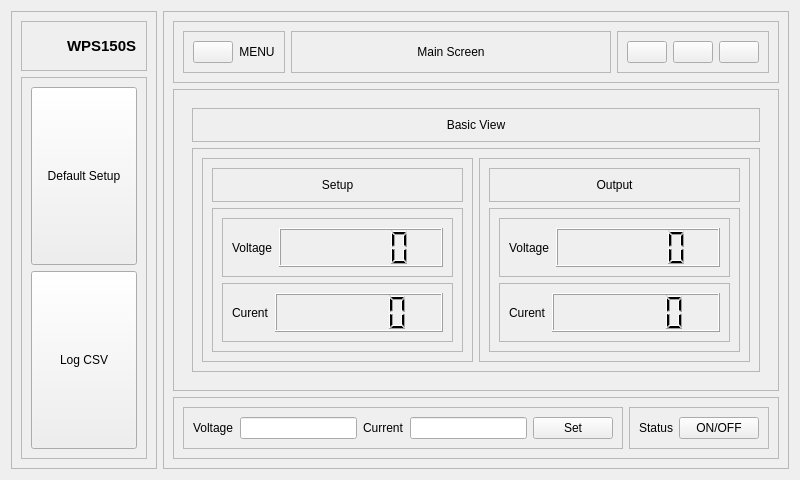
<?xml version="1.0" encoding="UTF-8"?>
<ui version="4.0">
 <class>MainApp</class>
 <widget class="QWidget" name="MainApp">
  <property name="geometry">
   <rect>
    <x>0</x>
    <y>0</y>
    <width>800</width>
    <height>480</height>
   </rect>
  </property>
  <property name="windowTitle">
   <string>Form</string>
  </property>
  <layout class="QHBoxLayout" name="horizontalLayout">
   <item>
    <widget class="QFrame" name="leftPanel">
     <property name="frameShape">
      <enum>QFrame::Shape::StyledPanel</enum>
     </property>
     <property name="frameShadow">
      <enum>QFrame::Shadow::Raised</enum>
     </property>
     <layout class="QVBoxLayout" name="verticalLayout">
      <item>
       <widget class="QFrame" name="appLogo">
        <property name="frameShape">
         <enum>QFrame::Shape::StyledPanel</enum>
        </property>
        <property name="frameShadow">
         <enum>QFrame::Shadow::Raised</enum>
        </property>
        <layout class="QHBoxLayout" name="horizontalLayout_2">
         <item>
          <widget class="QLabel" name="logo">
           <property name="minimumSize">
            <size>
             <width>30</width>
             <height>30</height>
            </size>
           </property>
           <property name="maximumSize">
            <size>
             <width>30</width>
             <height>30</height>
            </size>
           </property>
           <property name="text">
            <string/>
           </property>
           <property name="pixmap">
            <pixmap resource="resources.qrc">:/icons/solar-linear-icons/magic-stick-3.svg</pixmap>
           </property>
           <property name="scaledContents">
            <bool>true</bool>
           </property>
          </widget>
         </item>
         <item>
          <widget class="QLabel" name="appName">
           <property name="font">
            <font>
             <pointsize>11</pointsize>
             <bold>true</bold>
            </font>
           </property>
           <property name="text">
            <string>WPS150S</string>
           </property>
          </widget>
         </item>
        </layout>
       </widget>
      </item>
      <item>
       <widget class="QFrame" name="setUpPanel">
        <property name="sizePolicy">
         <sizepolicy hsizetype="Preferred" vsizetype="Expanding">
          <horstretch>0</horstretch>
          <verstretch>0</verstretch>
         </sizepolicy>
        </property>
        <property name="frameShape">
         <enum>QFrame::Shape::StyledPanel</enum>
        </property>
        <property name="frameShadow">
         <enum>QFrame::Shadow::Raised</enum>
        </property>
        <layout class="QVBoxLayout" name="verticalLayout_2">
         <item>
          <widget class="QPushButton" name="defaultSetup">
           <property name="sizePolicy">
            <sizepolicy hsizetype="Minimum" vsizetype="Expanding">
             <horstretch>0</horstretch>
             <verstretch>0</verstretch>
            </sizepolicy>
           </property>
           <property name="text">
            <string>Default Setup</string>
           </property>
           <property name="icon">
            <iconset resource="resources.qrc">
             <normaloff>:/icons/solar-linear-icons/restart.svg</normaloff>:/icons/solar-linear-icons/restart.svg</iconset>
           </property>
           <property name="iconSize">
            <size>
             <width>30</width>
             <height>30</height>
            </size>
           </property>
          </widget>
         </item>
         <item>
          <widget class="QPushButton" name="logCSV">
           <property name="sizePolicy">
            <sizepolicy hsizetype="Minimum" vsizetype="Expanding">
             <horstretch>0</horstretch>
             <verstretch>0</verstretch>
            </sizepolicy>
           </property>
           <property name="text">
            <string>Log CSV</string>
           </property>
           <property name="icon">
            <iconset resource="resources.qrc">
             <normaloff>:/icons/solar-linear-icons/folder-with-files.svg</normaloff>:/icons/solar-linear-icons/folder-with-files.svg</iconset>
           </property>
           <property name="iconSize">
            <size>
             <width>30</width>
             <height>30</height>
            </size>
           </property>
          </widget>
         </item>
        </layout>
       </widget>
      </item>
     </layout>
    </widget>
   </item>
   <item>
    <widget class="QFrame" name="rightPanel">
     <property name="frameShape">
      <enum>QFrame::Shape::StyledPanel</enum>
     </property>
     <property name="frameShadow">
      <enum>QFrame::Shadow::Raised</enum>
     </property>
     <layout class="QVBoxLayout" name="verticalLayout_3">
      <item>
       <widget class="QFrame" name="optionPanel">
        <property name="frameShape">
         <enum>QFrame::Shape::StyledPanel</enum>
        </property>
        <property name="frameShadow">
         <enum>QFrame::Shadow::Raised</enum>
        </property>
        <layout class="QHBoxLayout" name="horizontalLayout_3">
         <item>
          <widget class="QFrame" name="menuPanel">
           <property name="sizePolicy">
            <sizepolicy hsizetype="Minimum" vsizetype="Minimum">
             <horstretch>0</horstretch>
             <verstretch>0</verstretch>
            </sizepolicy>
           </property>
           <property name="frameShape">
            <enum>QFrame::Shape::StyledPanel</enum>
           </property>
           <property name="frameShadow">
            <enum>QFrame::Shadow::Raised</enum>
           </property>
           <layout class="QHBoxLayout" name="horizontalLayout_13">
            <item alignment="Qt::AlignmentFlag::AlignLeft">
             <widget class="QPushButton" name="menuButton">
              <property name="text">
               <string/>
              </property>
              <property name="icon">
               <iconset resource="resources.qrc">
                <normaloff>:/icons/solar-linear-icons/menu-dots-circle.svg</normaloff>:/icons/solar-linear-icons/menu-dots-circle.svg</iconset>
              </property>
             </widget>
            </item>
            <item>
             <widget class="QLabel" name="menuLabel">
              <property name="text">
               <string>MENU</string>
              </property>
              <property name="alignment">
               <set>Qt::AlignmentFlag::AlignCenter</set>
              </property>
             </widget>
            </item>
           </layout>
          </widget>
         </item>
         <item>
          <widget class="QFrame" name="mainScreen">
           <property name="sizePolicy">
            <sizepolicy hsizetype="Expanding" vsizetype="Preferred">
             <horstretch>0</horstretch>
             <verstretch>0</verstretch>
            </sizepolicy>
           </property>
           <property name="frameShape">
            <enum>QFrame::Shape::StyledPanel</enum>
           </property>
           <property name="frameShadow">
            <enum>QFrame::Shadow::Raised</enum>
           </property>
           <layout class="QVBoxLayout" name="verticalLayout_15">
            <item>
             <widget class="QLabel" name="display">
              <property name="text">
               <string>Main Screen</string>
              </property>
              <property name="alignment">
               <set>Qt::AlignmentFlag::AlignCenter</set>
              </property>
             </widget>
            </item>
           </layout>
          </widget>
         </item>
         <item>
          <widget class="QFrame" name="appInterface">
           <property name="frameShape">
            <enum>QFrame::Shape::StyledPanel</enum>
           </property>
           <property name="frameShadow">
            <enum>QFrame::Shadow::Raised</enum>
           </property>
           <layout class="QHBoxLayout" name="horizontalLayout_12">
            <item>
             <widget class="QPushButton" name="minimize">
              <property name="text">
               <string/>
              </property>
              <property name="icon">
               <iconset resource="resources.qrc">
                <normaloff>:/icons/solar-linear-icons/minus-circle.svg</normaloff>:/icons/solar-linear-icons/minus-circle.svg</iconset>
              </property>
             </widget>
            </item>
            <item>
             <widget class="QPushButton" name="maximize">
              <property name="text">
               <string/>
              </property>
              <property name="icon">
               <iconset resource="resources.qrc">
                <normaloff>:/icons/solar-linear-icons/circle-top-up.svg</normaloff>:/icons/solar-linear-icons/circle-top-up.svg</iconset>
              </property>
             </widget>
            </item>
            <item>
             <widget class="QPushButton" name="quit">
              <property name="text">
               <string/>
              </property>
              <property name="icon">
               <iconset resource="resources.qrc">
                <normaloff>:/icons/solar-linear-icons/exit.svg</normaloff>:/icons/solar-linear-icons/exit.svg</iconset>
              </property>
             </widget>
            </item>
           </layout>
          </widget>
         </item>
        </layout>
       </widget>
      </item>
      <item>
       <widget class="QFrame" name="mainFrame">
        <property name="frameShape">
         <enum>QFrame::Shape::StyledPanel</enum>
        </property>
        <property name="frameShadow">
         <enum>QFrame::Shadow::Raised</enum>
        </property>
        <layout class="QVBoxLayout" name="verticalLayout_4">
         <item>
          <widget class="QStackedWidget" name="stackedWidget">
           <property name="currentIndex">
            <number>0</number>
           </property>
           <widget class="QWidget" name="basicView">
            <layout class="QVBoxLayout" name="verticalLayout_5">
             <item alignment="Qt::AlignmentFlag::AlignTop">
              <widget class="QFrame" name="header">
               <property name="frameShape">
                <enum>QFrame::Shape::StyledPanel</enum>
               </property>
               <property name="frameShadow">
                <enum>QFrame::Shadow::Raised</enum>
               </property>
               <layout class="QVBoxLayout" name="verticalLayout_6">
                <item alignment="Qt::AlignmentFlag::AlignTop">
                 <widget class="QLabel" name="basicViewLabel">
                  <property name="text">
                   <string>Basic View</string>
                  </property>
                  <property name="alignment">
                   <set>Qt::AlignmentFlag::AlignCenter</set>
                  </property>
                 </widget>
                </item>
               </layout>
              </widget>
             </item>
             <item>
              <widget class="QFrame" name="displayInfor">
               <property name="sizePolicy">
                <sizepolicy hsizetype="Preferred" vsizetype="Expanding">
                 <horstretch>0</horstretch>
                 <verstretch>0</verstretch>
                </sizepolicy>
               </property>
               <property name="frameShape">
                <enum>QFrame::Shape::StyledPanel</enum>
               </property>
               <property name="frameShadow">
                <enum>QFrame::Shadow::Raised</enum>
               </property>
               <layout class="QHBoxLayout" name="horizontalLayout_6">
                <item>
                 <widget class="QFrame" name="setupInfor">
                  <property name="frameShape">
                   <enum>QFrame::Shape::StyledPanel</enum>
                  </property>
                  <property name="frameShadow">
                   <enum>QFrame::Shadow::Raised</enum>
                  </property>
                  <layout class="QVBoxLayout" name="verticalLayout_9">
                   <item>
                    <widget class="QFrame" name="frame_16">
                     <property name="frameShape">
                      <enum>QFrame::Shape::StyledPanel</enum>
                     </property>
                     <property name="frameShadow">
                      <enum>QFrame::Shadow::Raised</enum>
                     </property>
                     <layout class="QVBoxLayout" name="verticalLayout_11">
                      <item alignment="Qt::AlignmentFlag::AlignTop">
                       <widget class="QLabel" name="label_7">
                        <property name="text">
                         <string>Setup</string>
                        </property>
                        <property name="alignment">
                         <set>Qt::AlignmentFlag::AlignCenter</set>
                        </property>
                       </widget>
                      </item>
                     </layout>
                    </widget>
                   </item>
                   <item>
                    <widget class="QFrame" name="frame_17">
                     <property name="sizePolicy">
                      <sizepolicy hsizetype="Preferred" vsizetype="Expanding">
                       <horstretch>0</horstretch>
                       <verstretch>0</verstretch>
                      </sizepolicy>
                     </property>
                     <property name="frameShape">
                      <enum>QFrame::Shape::StyledPanel</enum>
                     </property>
                     <property name="frameShadow">
                      <enum>QFrame::Shadow::Raised</enum>
                     </property>
                     <layout class="QVBoxLayout" name="verticalLayout_13">
                      <item>
                       <widget class="QFrame" name="frame_20">
                        <property name="frameShape">
                         <enum>QFrame::Shape::StyledPanel</enum>
                        </property>
                        <property name="frameShadow">
                         <enum>QFrame::Shadow::Raised</enum>
                        </property>
                        <layout class="QHBoxLayout" name="horizontalLayout_8">
                         <item alignment="Qt::AlignmentFlag::AlignLeft">
                          <widget class="QLabel" name="label_10">
                           <property name="text">
                            <string>Voltage</string>
                           </property>
                          </widget>
                         </item>
                         <item>
                          <widget class="QLCDNumber" name="setupVoltageDisplay">
                           <property name="sizePolicy">
                            <sizepolicy hsizetype="Expanding" vsizetype="Minimum">
                             <horstretch>0</horstretch>
                             <verstretch>0</verstretch>
                            </sizepolicy>
                           </property>
                           <property name="smallDecimalPoint">
                            <bool>false</bool>
                           </property>
                           <property name="digitCount">
                            <number>5</number>
                           </property>
                          </widget>
                         </item>
                        </layout>
                       </widget>
                      </item>
                      <item>
                       <widget class="QFrame" name="frame_21">
                        <property name="frameShape">
                         <enum>QFrame::Shape::StyledPanel</enum>
                        </property>
                        <property name="frameShadow">
                         <enum>QFrame::Shadow::Raised</enum>
                        </property>
                        <layout class="QHBoxLayout" name="horizontalLayout_9">
                         <item alignment="Qt::AlignmentFlag::AlignLeft">
                          <widget class="QLabel" name="label_11">
                           <property name="text">
                            <string>Curent</string>
                           </property>
                          </widget>
                         </item>
                         <item>
                          <widget class="QLCDNumber" name="setupCurrentDisplay">
                           <property name="sizePolicy">
                            <sizepolicy hsizetype="Expanding" vsizetype="Minimum">
                             <horstretch>0</horstretch>
                             <verstretch>0</verstretch>
                            </sizepolicy>
                           </property>
                          </widget>
                         </item>
                        </layout>
                       </widget>
                      </item>
                     </layout>
                    </widget>
                   </item>
                  </layout>
                 </widget>
                </item>
                <item>
                 <widget class="QFrame" name="outputInfor">
                  <property name="frameShape">
                   <enum>QFrame::Shape::StyledPanel</enum>
                  </property>
                  <property name="frameShadow">
                   <enum>QFrame::Shadow::Raised</enum>
                  </property>
                  <layout class="QVBoxLayout" name="verticalLayout_10">
                   <item>
                    <widget class="QFrame" name="frame_18">
                     <property name="frameShape">
                      <enum>QFrame::Shape::StyledPanel</enum>
                     </property>
                     <property name="frameShadow">
                      <enum>QFrame::Shadow::Raised</enum>
                     </property>
                     <layout class="QVBoxLayout" name="verticalLayout_12">
                      <item alignment="Qt::AlignmentFlag::AlignTop">
                       <widget class="QLabel" name="label_8">
                        <property name="text">
                         <string>Output</string>
                        </property>
                        <property name="alignment">
                         <set>Qt::AlignmentFlag::AlignCenter</set>
                        </property>
                       </widget>
                      </item>
                     </layout>
                    </widget>
                   </item>
                   <item>
                    <widget class="QFrame" name="frame_19">
                     <property name="sizePolicy">
                      <sizepolicy hsizetype="Preferred" vsizetype="Expanding">
                       <horstretch>0</horstretch>
                       <verstretch>0</verstretch>
                      </sizepolicy>
                     </property>
                     <property name="frameShape">
                      <enum>QFrame::Shape::StyledPanel</enum>
                     </property>
                     <property name="frameShadow">
                      <enum>QFrame::Shadow::Raised</enum>
                     </property>
                     <layout class="QVBoxLayout" name="verticalLayout_14">
                      <item>
                       <widget class="QFrame" name="frame_22">
                        <property name="frameShape">
                         <enum>QFrame::Shape::StyledPanel</enum>
                        </property>
                        <property name="frameShadow">
                         <enum>QFrame::Shadow::Raised</enum>
                        </property>
                        <layout class="QHBoxLayout" name="horizontalLayout_11">
                         <item alignment="Qt::AlignmentFlag::AlignLeft">
                          <widget class="QLabel" name="label_12">
                           <property name="text">
                            <string>Voltage</string>
                           </property>
                          </widget>
                         </item>
                         <item>
                          <widget class="QLCDNumber" name="outputVoltageDisplay">
                           <property name="sizePolicy">
                            <sizepolicy hsizetype="Expanding" vsizetype="Minimum">
                             <horstretch>0</horstretch>
                             <verstretch>0</verstretch>
                            </sizepolicy>
                           </property>
                          </widget>
                         </item>
                        </layout>
                       </widget>
                      </item>
                      <item>
                       <widget class="QFrame" name="frame_23">
                        <property name="frameShape">
                         <enum>QFrame::Shape::StyledPanel</enum>
                        </property>
                        <property name="frameShadow">
                         <enum>QFrame::Shadow::Raised</enum>
                        </property>
                        <layout class="QHBoxLayout" name="horizontalLayout_10">
                         <item alignment="Qt::AlignmentFlag::AlignLeft">
                          <widget class="QLabel" name="label_13">
                           <property name="text">
                            <string>Curent</string>
                           </property>
                          </widget>
                         </item>
                         <item>
                          <widget class="QLCDNumber" name="outputCurrentDisplay">
                           <property name="sizePolicy">
                            <sizepolicy hsizetype="Expanding" vsizetype="Minimum">
                             <horstretch>0</horstretch>
                             <verstretch>0</verstretch>
                            </sizepolicy>
                           </property>
                          </widget>
                         </item>
                        </layout>
                       </widget>
                      </item>
                     </layout>
                    </widget>
                   </item>
                  </layout>
                 </widget>
                </item>
               </layout>
              </widget>
             </item>
            </layout>
           </widget>
           <widget class="QWidget" name="page_2">
            <layout class="QVBoxLayout" name="verticalLayout_7">
             <item>
              <widget class="QFrame" name="frame_12">
               <property name="frameShape">
                <enum>QFrame::Shape::StyledPanel</enum>
               </property>
               <property name="frameShadow">
                <enum>QFrame::Shadow::Raised</enum>
               </property>
               <layout class="QVBoxLayout" name="verticalLayout_8">
                <item alignment="Qt::AlignmentFlag::AlignTop">
                 <widget class="QLabel" name="label_6">
                  <property name="text">
                   <string>Graph View</string>
                  </property>
                  <property name="alignment">
                   <set>Qt::AlignmentFlag::AlignCenter</set>
                  </property>
                 </widget>
                </item>
               </layout>
              </widget>
             </item>
             <item>
              <widget class="QFrame" name="frame_13">
               <property name="sizePolicy">
                <sizepolicy hsizetype="Preferred" vsizetype="Expanding">
                 <horstretch>0</horstretch>
                 <verstretch>0</verstretch>
                </sizepolicy>
               </property>
               <property name="frameShape">
                <enum>QFrame::Shape::StyledPanel</enum>
               </property>
               <property name="frameShadow">
                <enum>QFrame::Shadow::Raised</enum>
               </property>
              </widget>
             </item>
            </layout>
           </widget>
          </widget>
         </item>
        </layout>
       </widget>
      </item>
      <item>
       <widget class="QFrame" name="basicSetup">
        <property name="frameShape">
         <enum>QFrame::Shape::StyledPanel</enum>
        </property>
        <property name="frameShadow">
         <enum>QFrame::Shadow::Raised</enum>
        </property>
        <layout class="QHBoxLayout" name="horizontalLayout_4">
         <item>
          <widget class="QFrame" name="setup">
           <property name="frameShape">
            <enum>QFrame::Shape::StyledPanel</enum>
           </property>
           <property name="frameShadow">
            <enum>QFrame::Shadow::Raised</enum>
           </property>
           <layout class="QHBoxLayout" name="horizontalLayout_5">
            <item>
             <widget class="QLabel" name="setupVoltageLabel">
              <property name="text">
               <string>Voltage</string>
              </property>
             </widget>
            </item>
            <item>
             <widget class="QLineEdit" name="setupVoltageInput"/>
            </item>
            <item>
             <widget class="QLabel" name="setupCurrentLabel">
              <property name="text">
               <string>Current</string>
              </property>
             </widget>
            </item>
            <item>
             <widget class="QLineEdit" name="setupCurrentInput"/>
            </item>
            <item>
             <widget class="QPushButton" name="setupButton">
              <property name="text">
               <string>Set</string>
              </property>
             </widget>
            </item>
           </layout>
          </widget>
         </item>
         <item>
          <widget class="QFrame" name="outPutControl">
           <property name="frameShape">
            <enum>QFrame::Shape::StyledPanel</enum>
           </property>
           <property name="frameShadow">
            <enum>QFrame::Shadow::Raised</enum>
           </property>
           <layout class="QHBoxLayout" name="horizontalLayout_7">
            <item>
             <widget class="QLabel" name="outPutStatus">
              <property name="text">
               <string>Status</string>
              </property>
             </widget>
            </item>
            <item>
             <widget class="QPushButton" name="outPutButton">
              <property name="text">
               <string>ON/OFF</string>
              </property>
             </widget>
            </item>
           </layout>
          </widget>
         </item>
        </layout>
       </widget>
      </item>
     </layout>
    </widget>
   </item>
  </layout>
 </widget>
 <resources>
  <include location="resources.qrc"/>
 </resources>
 <connections/>
</ui>
